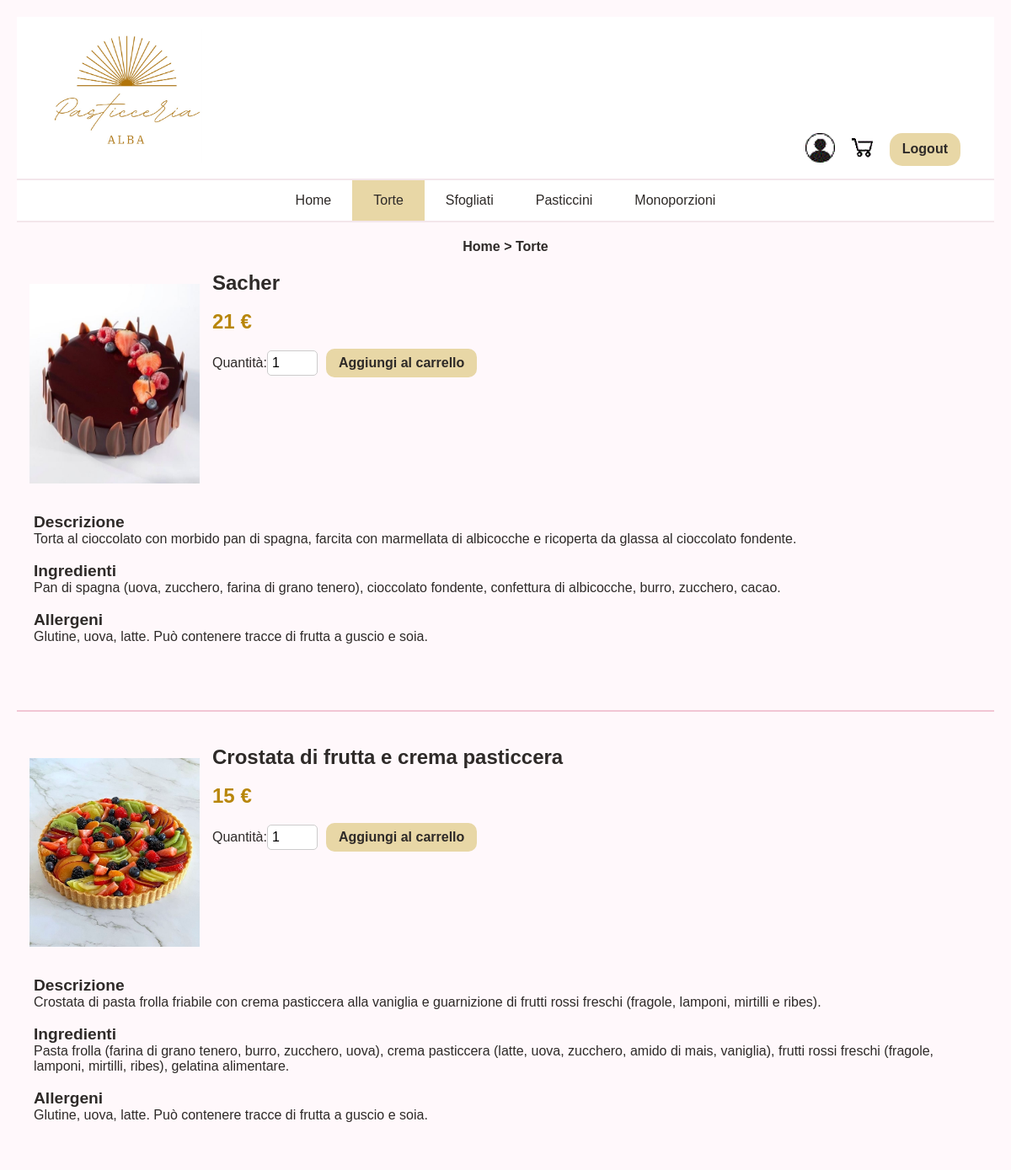
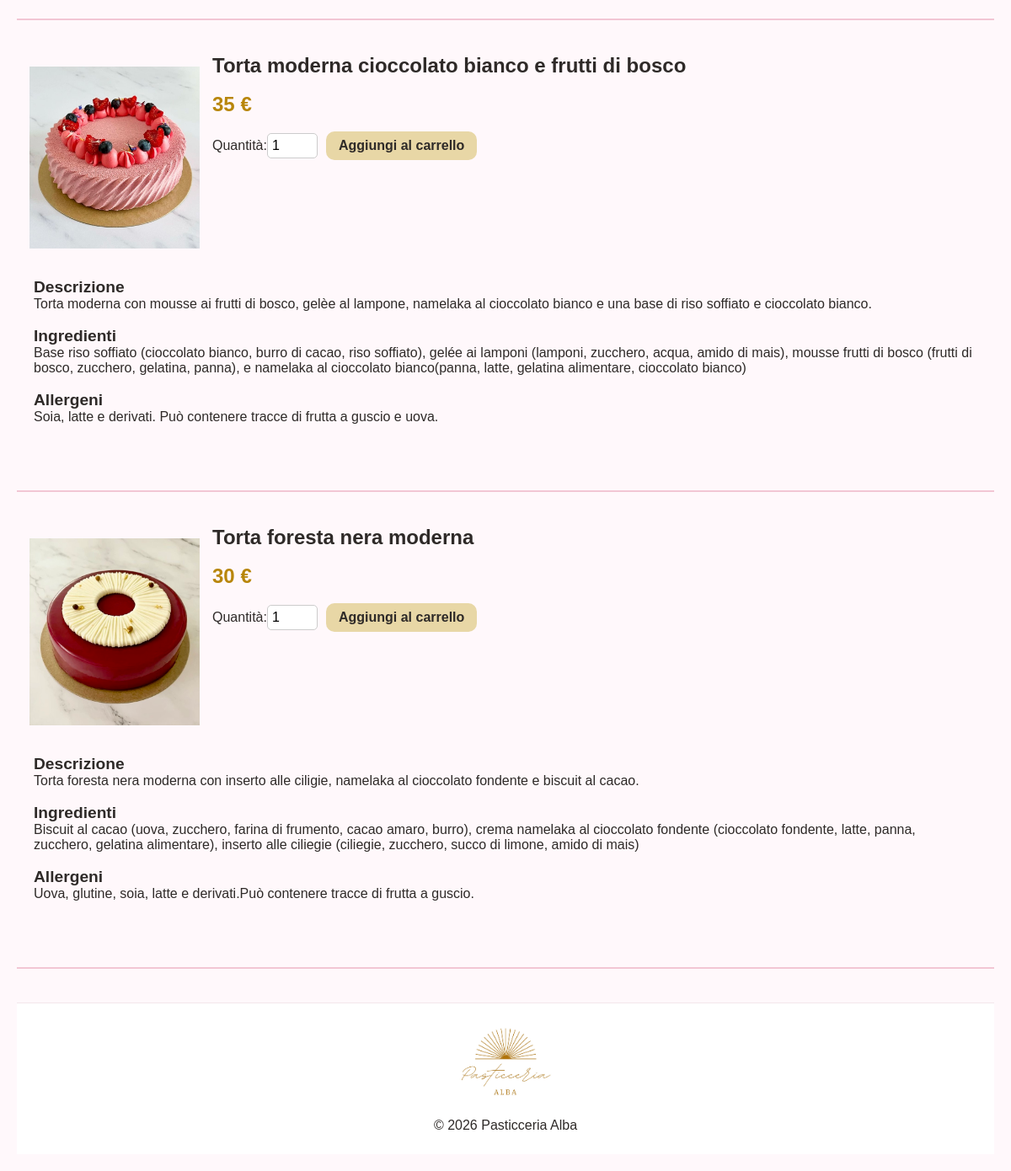
The app's page /bozzaprogetto/torte.php (signed in) with its own data (2 pictures, top to bottom).
### tables this page shows
CREATE TABLE `prodotti` (
  `id` int(11) NOT NULL,
  `nome` text NOT NULL,
  `categoria` text NOT NULL,
  `prezzo` double NOT NULL,
  `disponibilita` int(11) NOT NULL,
  `descrizione` varchar(300) NOT NULL,
  `ingredienti` varchar(500) NOT NULL,
  `allergeni` varchar(300) NOT NULL,
  `immagine` varchar(255) NOT NULL
);

### bozzaprogetto/torte.php (the view, shortened to what this page needs)
<!DOCTYPE html>
<html lang="it">
<head>
    <link rel="stylesheet" href="style.css">
</head>
<body>
<header>
    <a href="index.php" title="Home Pasticceria Alba">
        <img src="immagini/logo2.jpg" alt="Pasticceria Alba" id="logo">
    </a>
    <div class="header-icons">
      <a href="profilo.php">
        <img src="immagini/login.gif" class="icone" alt="Profilo">
      </a>
    <a href="carrello.php" title="Prenotazioni">
        <img src="immagini/carrello.gif" class="icone" alt="Prenotazioni">
    </a>
    <a href="logout.php"> Logout </a>
</div>
</header>
<nav>
    <ul>
        <li class="menu"><a href="index.php" title="Home Pasticceria Alba">Home</a></li>
        <li class="menu" id="torte"><a href="torte.php" title="Prodotti: torte">Torte</a></li>
        <li class="menu"><a href="sfogliati.php" title="Prodotti: sfogliati">Sfogliati</a></li>
        <li class="menu"><a href="pasticcini.php" title="Prodotti: pasticcini">Pasticcini</a></li>
        <li class="menu"><a href="monoporzioni.php" title="Prodotti: monoporzioni">Monoporzioni</a></li>
    </ul>
</nav>
<p class="percorso"> Home > Torte </p>
<section>
      <?php
      $connessione=connetti();
      $q="SELECT *
          FROM prodotti
          WHERE categoria='Torte'";
      $risposta=mysqli_query($connessione, $q);
      foreach($risposta as $riga){
        $nome=$riga["nome"];
        $prezzo=$riga["prezzo"];
        $descrizione=$riga["descrizione"];
        $ingredienti=$riga["ingredienti"];
        $allergeni=$riga["allergeni"];
        $immagine=$riga["immagine"];
        echo "<img src= 'immagini/$immagine' class='prodotti'>";
    echo "<div class='float'>";
        echo "<h2> $nome </h2>";
        echo "<br>";
        echo "<p class='prezzi'> $prezzo €</p>";
        echo "<br>";
        echo "<form action='aggiungi_carrello.php' method='post'>";
        echo "<label>Quantità:</label>";
        echo "<input type='number' name='quantita' value='1' min='1' max='10'>";
        echo "<input type='submit' value='Aggiungi al carrello'>";
        echo "</form>";
    echo "</div>";
    echo "<div class='clear'>";
      echo "<h3>Descrizione</h3>";
      echo "<p> $descrizione </p><br>";
      echo "<h3>Ingredienti</h3>";
      echo "<p> $ingredienti</p> <br>";
      echo "<h3> Allergeni </h3>";
      echo "<p> $allergeni</p><br>";
    echo "</div>";
    echo "<hr>";
  };
    ?>
</section>
<footer>
    <img src="immagini/logo2.jpg" id="logo_footer">
    <p>© 2026 Pasticceria Alba</p>
</footer>
</body>
</html>

### bozzaprogetto/style.css (style rules this page uses)
* { font-family: Arial, sans-serif; font-size: 16px; margin: 0; padding: 0; box-sizing: border-box; }
body { margin:0; padding: 20px; background-color: #FFF8FB; color: #2E2A28; }
header { background-color: #FFFFFF; padding: 15px 40px; display: flex; justify-content: space-between; align-items: flex-end; border-bottom: 1px solid #F3E6EB; min-height: 90px; }
#logo { width: 180px; height: auto; object-fit: contain; }
.header-icons { display:flex; align-item:center; gap:15px; }
.icone { width: 35px; height: 35px; object-fit: contain; cursor:pointer; }
a[href="logout.php"] { background-color: #E8D7A6; padding: 10px 15px; border-radius: 15px; text-decoration: none; color: #2E2A28; font-size: 16px; font-weight: bold; }
nav { background-color: #FFFFFF; border-top: 1px solid #F3E6EB; border-bottom: 2px solid #F3E6EB; display: flex; justify-content: center; }
nav ul { list-style: none; display: flex; margin: 0; padding: 0; }
#home, #torte, #sfogliati, #pasticcini, #monoporzioni { background-color: #E8D7A6; }
.menu { padding: 15px 25px; }
.menu a { position: relative; }
.menu a { text-decoration: none; color: #2E2A28; font-weight: 500; }
.percorso { padding: 20px; font-size: 1em; text-align: center; font-weight: bold; }
a { text-decoration: none; color: inherit; }
h2 { font-size: 1.5em; }
h3 { font-size: 1.2em; }
.prodotti { width: 20%; padding: 15px; float: left; }
.float { float: left; }
.clear { clear: left; padding: 20px; }
.prezzi { font-size: 1.5em; font-weight: bold; color: #B8860B; }
input[type=number] { margin-right: 10px; padding: 5px; width: 60px; border: 1px solid #ccc; border-radius: 5px; }
input[type=submit] { padding: 8px 15px; background-color: #E8D7A6; border: none; border-radius: 10px; color: #2E2A28; cursor: pointer; font-weight: bold; }
hr { border: 0; height: 2px; background-color: #f2c6d4; margin: 40px 0; }
footer { background-color: #FFFFFF; text-align: center; padding: 25px; margin-top: 40px; border-top: 1px solid #F3E6EB; }
#logo_footer { width: 110px; margin-bottom: 10px; }

### records on screen
prodotti: immagine (picture), nome "Sacher", prezzo "21", descrizione "Torta al cioccolato con morbido pan di spagna, farcita con marmellata di albicocche e ricoperta da glassa al cioccolato fondente.", ingredienti "Pan di spagna (uova, zucchero, farina di grano tenero), cioccolato fondente, confettura di albicocche, burro, zucchero, cacao.", allergeni "Glutine, uova, latte. Può contenere tracce di frutta a guscio e soia."
prodotti: immagine (picture), nome "Crostata di frutta e crema pasticcera", prezzo "15", descrizione "Crostata di pasta frolla friabile con crema pasticcera alla vaniglia e guarnizione di frutti rossi freschi (fragole, lamponi, mirtilli e ribes).", ingredienti "Pasta frolla (farina di grano tenero, burro, zucchero, uova), crema pasticcera (latte, uova, zucchero, amido di mais, vaniglia), frutti rossi freschi (fragole, lamponi, mirtilli, ribes), gelatina alimentare.", allergeni "Glutine, uova, latte. Può contenere tracce di frutta a guscio e soia."
prodotti: immagine (picture), nome "Torta moderna cioccolato bianco e frutti di bosco", prezzo "35", descrizione "Torta moderna con mousse ai frutti di bosco, gelèe al lampone, namelaka al cioccolato bianco e una base di riso soffiato e cioccolato bianco.", ingredienti "Base riso soffiato (cioccolato bianco, burro di cacao, riso soffiato), gelée ai lamponi (lamponi, zucchero, acqua, amido di mais), mousse frutti di bosco (frutti di bosco, zucchero, gelatina, panna), e namelaka al cioccolato bianco(panna, latte, gelatina alimentare, cioccolato bianco)", allergeni "Soia, latte e derivati. Può contenere tracce di frutta a guscio e uova."
prodotti: immagine (picture), nome "Torta foresta nera moderna", prezzo "30", descrizione "Torta foresta nera moderna con inserto alle ciligie, namelaka al cioccolato fondente e biscuit al cacao.", ingredienti "Biscuit al cacao (uova, zucchero, farina di frumento, cacao amaro, burro), crema namelaka al cioccolato fondente (cioccolato fondente, latte, panna, zucchero, gelatina alimentare), inserto alle ciliegie (ciliegie, zucchero, succo di limone, amido di mais)", allergeni "Uova, glutine, soia, latte e derivati.Può contenere tracce di frutta a guscio."
